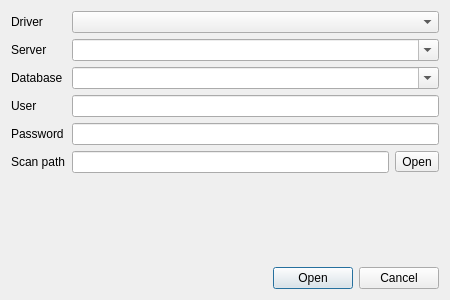
<?xml version="1.0" encoding="UTF-8"?>
<ui version="4.0">
 <class>ConnectDialog</class>
 <widget class="QDialog" name="ConnectDialog">
  <property name="geometry">
   <rect>
    <x>0</x>
    <y>0</y>
    <width>450</width>
    <height>300</height>
   </rect>
  </property>
  <property name="windowTitle">
   <string>Open database</string>
  </property>
  <property name="windowIcon">
   <iconset theme="network-wired">
    <normaloff>.</normaloff>.</iconset>
  </property>
  <layout class="QGridLayout" name="gridLayout">
   <item row="0" column="0">
    <widget class="QLabel" name="driverLabel">
     <property name="text">
      <string>Driver</string>
     </property>
     <property name="buddy">
      <cstring>Driver</cstring>
     </property>
    </widget>
   </item>
   <item row="0" column="1">
    <widget class="QComboBox" name="Driver"/>
   </item>
   <item row="1" column="0">
    <widget class="QLabel" name="serverLabel">
     <property name="text">
      <string>Server</string>
     </property>
     <property name="buddy">
      <cstring>Server</cstring>
     </property>
    </widget>
   </item>
   <item row="1" column="1">
    <widget class="QComboBox" name="Server">
     <property name="editable">
      <bool>true</bool>
     </property>
    </widget>
   </item>
   <item row="2" column="0">
    <widget class="QLabel" name="databaseLabel">
     <property name="text">
      <string>Database</string>
     </property>
     <property name="buddy">
      <cstring>Database</cstring>
     </property>
    </widget>
   </item>
   <item row="2" column="1">
    <widget class="QComboBox" name="Database">
     <property name="editable">
      <bool>true</bool>
     </property>
    </widget>
   </item>
   <item row="3" column="0">
    <widget class="QLabel" name="userLabel">
     <property name="text">
      <string>User</string>
     </property>
     <property name="buddy">
      <cstring>User</cstring>
     </property>
    </widget>
   </item>
   <item row="3" column="1">
    <widget class="QLineEdit" name="User"/>
   </item>
   <item row="4" column="0">
    <widget class="QLabel" name="passLabel">
     <property name="text">
      <string>Password</string>
     </property>
     <property name="buddy">
      <cstring>Password</cstring>
     </property>
    </widget>
   </item>
   <item row="4" column="1">
    <widget class="QLineEdit" name="Password">
     <property name="echoMode">
      <enum>QLineEdit::Password</enum>
     </property>
    </widget>
   </item>
   <item row="5" column="0">
    <widget class="QLabel" name="pathLabel">
     <property name="text">
      <string>Scan path</string>
     </property>
     <property name="buddy">
      <cstring>pathButton</cstring>
     </property>
    </widget>
   </item>
   <item row="5" column="1">
    <layout class="QHBoxLayout" name="horizontalLayout">
     <item>
      <widget class="QLineEdit" name="Path">
       <property name="readOnly">
        <bool>true</bool>
       </property>
      </widget>
     </item>
     <item>
      <widget class="QToolButton" name="pathButton">
       <property name="toolTip">
        <string>Open folder</string>
       </property>
       <property name="text">
        <string>Open</string>
       </property>
       <property name="icon">
        <iconset theme="document-open">
         <normaloff>../MultimapAWZ</normaloff>../MultimapAWZ</iconset>
       </property>
      </widget>
     </item>
    </layout>
   </item>
   <item row="6" column="1">
    <spacer name="verticalSpacer">
     <property name="orientation">
      <enum>Qt::Vertical</enum>
     </property>
     <property name="sizeHint" stdset="0">
      <size>
       <width>20</width>
       <height>40</height>
      </size>
     </property>
    </spacer>
   </item>
   <item row="7" column="1">
    <widget class="QDialogButtonBox" name="buttonBox">
     <property name="orientation">
      <enum>Qt::Horizontal</enum>
     </property>
     <property name="standardButtons">
      <set>QDialogButtonBox::Cancel|QDialogButtonBox::Open</set>
     </property>
    </widget>
   </item>
  </layout>
 </widget>
 <tabstops>
  <tabstop>Driver</tabstop>
  <tabstop>Server</tabstop>
  <tabstop>Database</tabstop>
  <tabstop>User</tabstop>
  <tabstop>Password</tabstop>
  <tabstop>Path</tabstop>
  <tabstop>pathButton</tabstop>
 </tabstops>
 <resources/>
 <connections>
  <connection>
   <sender>buttonBox</sender>
   <signal>accepted()</signal>
   <receiver>ConnectDialog</receiver>
   <slot>accept()</slot>
   <hints>
    <hint type="sourcelabel">
     <x>341</x>
     <y>291</y>
    </hint>
    <hint type="destinationlabel">
     <x>157</x>
     <y>274</y>
    </hint>
   </hints>
  </connection>
  <connection>
   <sender>buttonBox</sender>
   <signal>rejected()</signal>
   <receiver>ConnectDialog</receiver>
   <slot>reject()</slot>
   <hints>
    <hint type="sourcelabel">
     <x>409</x>
     <y>291</y>
    </hint>
    <hint type="destinationlabel">
     <x>286</x>
     <y>274</y>
    </hint>
   </hints>
  </connection>
  <connection>
   <sender>User</sender>
   <signal>textChanged(QString)</signal>
   <receiver>ConnectDialog</receiver>
   <slot>edited()</slot>
   <hints>
    <hint type="sourcelabel">
     <x>441</x>
     <y>126</y>
    </hint>
    <hint type="destinationlabel">
     <x>580</x>
     <y>22</y>
    </hint>
   </hints>
  </connection>
  <connection>
   <sender>Password</sender>
   <signal>textChanged(QString)</signal>
   <receiver>ConnectDialog</receiver>
   <slot>edited()</slot>
   <hints>
    <hint type="sourcelabel">
     <x>441</x>
     <y>157</y>
    </hint>
    <hint type="destinationlabel">
     <x>521</x>
     <y>62</y>
    </hint>
   </hints>
  </connection>
  <connection>
   <sender>Server</sender>
   <signal>currentTextChanged(QString)</signal>
   <receiver>ConnectDialog</receiver>
   <slot>edited()</slot>
   <hints>
    <hint type="sourcelabel">
     <x>385</x>
     <y>53</y>
    </hint>
    <hint type="destinationlabel">
     <x>544</x>
     <y>16</y>
    </hint>
   </hints>
  </connection>
  <connection>
   <sender>Database</sender>
   <signal>currentTextChanged(QString)</signal>
   <receiver>ConnectDialog</receiver>
   <slot>edited()</slot>
   <hints>
    <hint type="sourcelabel">
     <x>409</x>
     <y>95</y>
    </hint>
    <hint type="destinationlabel">
     <x>614</x>
     <y>61</y>
    </hint>
   </hints>
  </connection>
  <connection>
   <sender>Path</sender>
   <signal>textChanged(QString)</signal>
   <receiver>ConnectDialog</receiver>
   <slot>edited()</slot>
   <hints>
    <hint type="sourcelabel">
     <x>277</x>
     <y>180</y>
    </hint>
    <hint type="destinationlabel">
     <x>265</x>
     <y>486</y>
    </hint>
   </hints>
  </connection>
  <connection>
   <sender>pathButton</sender>
   <signal>clicked()</signal>
   <receiver>ConnectDialog</receiver>
   <slot>openpath()</slot>
   <hints>
    <hint type="sourcelabel">
     <x>425</x>
     <y>180</y>
    </hint>
    <hint type="destinationlabel">
     <x>436</x>
     <y>462</y>
    </hint>
   </hints>
  </connection>
 </connections>
 <slots>
  <slot>edited()</slot>
  <slot>openpath()</slot>
 </slots>
</ui>
